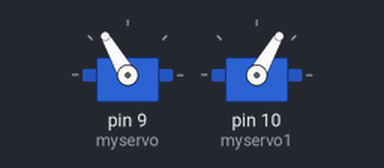
The sketch below on a simulated Arduino Uno, built with avr-gcc and run on an emulated ATmega328P. On the bench: 2 × servo.

Above: at 0.05 s.
Timing chart, 0 to 4.6 s (numbered marks = the images above):
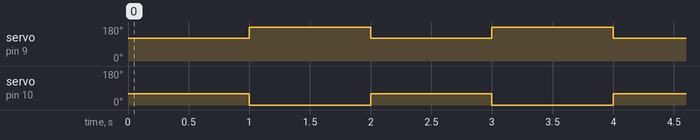

The sketch:

apple_servo.ino
```cpp
#include <Servo.h>

Servo myservo;  // create servo object to control a servo
Servo myservo1;
// twelve servo objects can be created on most boards


void setup() {
  myservo.attach(9);  // attaches the servo on pin 9 to the servo object
  myservo1.attach(10);
}

void loop()
{
    myservo.write(180-60);              // tell servo to go to position in variable 'pos'
    myservo1.write(60);
    delay(1000);                       // waits 15ms for the servo to reach the position
    myservo.write(180-0);              // tell servo to go to position in variable 'pos'
    myservo1.write(0);
    delay(1000);


}
```

Measured:
- by itself, servo on pin 9 (myservo): alternates 180° for 1.0 s and 120° for 1.0 s
- by itself, servo on pin 10 (myservo1): alternates 60° for 1.0 s and 0° for 1.0 s
